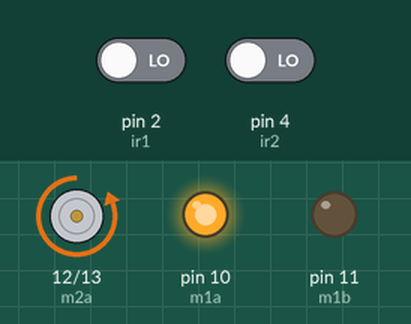
A sketch run on a simulated Arduino Uno, built with avr-gcc and run on an emulated ATmega328P. Shown: motor-driver pin pairs drawn as motors (green arrow = first pin HIGH = forward, orange = second pin HIGH = backward, longer = more drive), output pins drawn as LEDs (lit = HIGH). Inputs (shaded band) come from the test bench; at power-on: pin 2 (ir1) LOW, pin 4 (ir2) LOW.

Above: at 1.2 s.
1.3 s: pin 2 (ir1) driven HIGH and pin 4 (ir2) driven HIGH
At 2.5 s:
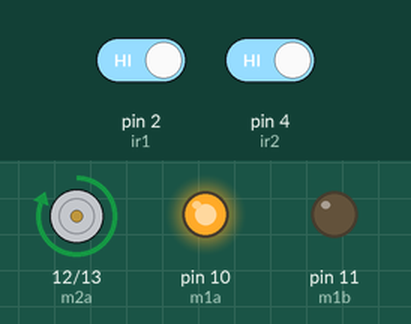
Timing chart, 0 to 4.3 s (numbered marks = the images above; inputs shaded):
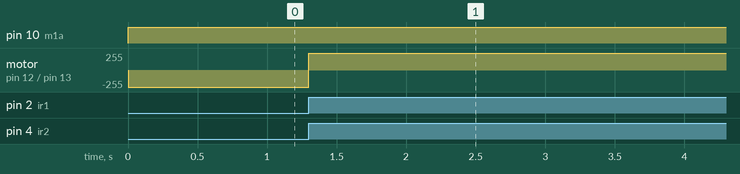

Measured:
- after the input at 1.3 s, motor on pin 12 (m2a) / pin 13 (m2b): backward 255/255 → forward 255/255 at once

The sketch:

edge_detector.ino
```cpp
// edge detector
int m1a = 10;
int m1b = 11;
int m2a = 12;
int m2b = 13;
int ir1 = 2;
int ir2 = 4;

void forward()
{
digitalWrite(m1a,HIGH);
digitalWrite(m1b,LOW);
digitalWrite(m2a,HIGH);
digitalWrite(m2b,LOW);
}
void anti()
{
digitalWrite(m1a,HIGH);
digitalWrite(m1b,LOW);
digitalWrite(m2a,LOW);
digitalWrite(m2b,HIGH);
}

void setup() {
pinMode(ir1,INPUT);
pinMode(ir2,INPUT);
pinMode(m1a,OUTPUT);
pinMode(m1b,OUTPUT);
pinMode(m2a,OUTPUT);
pinMode(m2b,OUTPUT);
Serial.begin(9600);
}

void loop() {
  if ((digitalRead(2)) == (HIGH))
  {
    if ((digitalRead(4)) == (HIGH))
      forward();

  }
  else
  {
    if ((digitalRead(4)) == (LOW))
      anti();
  }

}
```
